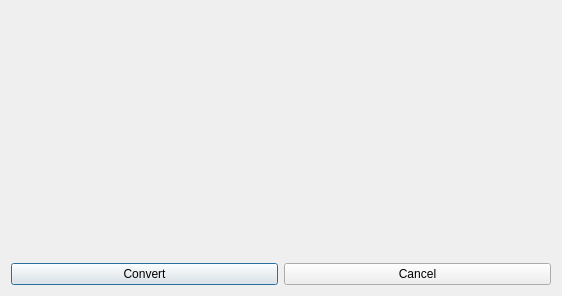
<?xml version="1.0" encoding="UTF-8"?>
<ui version="4.0">
 <class>Dialog</class>
 <widget class="QDialog" name="Dialog">
  <property name="geometry">
   <rect>
    <x>0</x>
    <y>0</y>
    <width>562</width>
    <height>296</height>
   </rect>
  </property>
  <property name="windowTitle">
   <string>Convert Postgis Database to Spatialite</string>
  </property>
  <layout class="QGridLayout" name="gridLayout">
   <item row="0" column="0">
    <widget class="ConnectionWidget" name="widget" native="true"/>
   </item>
   <item row="1" column="0">
    <widget class="ConnectionWidget" name="widget_2" native="true"/>
   </item>
   <item row="2" column="0">
    <layout class="QHBoxLayout" name="horizontalLayout_3">
     <item>
      <widget class="QPushButton" name="convertButton">
       <property name="text">
        <string>Convert</string>
       </property>
      </widget>
     </item>
     <item>
      <widget class="QPushButton" name="cancelButton">
       <property name="text">
        <string>Cancel</string>
       </property>
      </widget>
     </item>
    </layout>
   </item>
  </layout>
 </widget>
 <customwidgets>
  <customwidget>
   <class>ConnectionWidget</class>
   <extends>QWidget</extends>
   <header>DsgTools.CustomWidgets.connectionWidget.h</header>
   <container>1</container>
  </customwidget>
 </customwidgets>
 <resources/>
 <connections/>
</ui>
